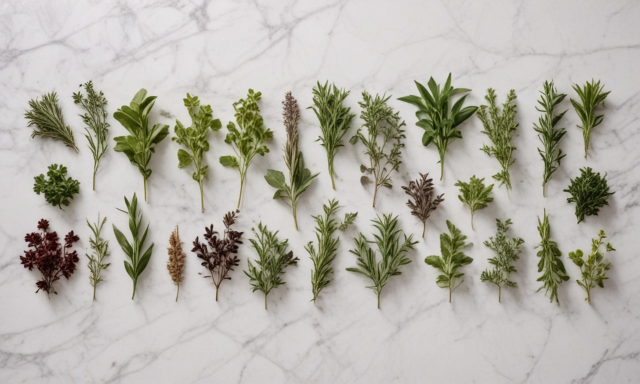
#> input picture website-new/images/homepage/0000.jpeg, 1280 x 768 px, given in place of 0000.png, which was not available (shown at 1/2 size)
$ python social-media-post-creator.py
#> lines starting #> are read from the running program, lines starting #| are printed output that depends on the picture; pictures that were not available may be replaced by others from this repository, and a replacement may not be noted
from PIL import Image, ImageFont, ImageDraw, ImageColor, ImageOps
import os
import random
import utils
import csv
import shutil


# [160 lines left out: function img_generate, not called in this run]


def img_twitter_4_squares(
    line_1,
    line_2,
    line_3,
    line_4,
    img1_filepath,
    img2_filepath,
    img3_filepath,
    img4_filepath,
    out_filename):

#> called with line_1 = 'Lavender', line_2 = 'Aloe Vera', line_3 = 'Neem', line_4 = 'Calendula', out_filename = 'herbal-hacks-skin-acne'
    img_w, img_h = 1024, 1024
    OPACITY = 0.8
    img = Image.new(mode="RGB", size=(img_w, img_h), color='#e7e5e4')

    img1 = Image.open(img1_filepath)
#> img1 is the input picture: PIL image 1280x768 RGB; mean R, G, B 180.6, 177.6, 168.4
    img2 = Image.open(img2_filepath)
    img3 = Image.open(img3_filepath)
    img4 = Image.open(img4_filepath)

    img1.thumbnail((img_w//2, img_h//2), Image.Resampling.LANCZOS)
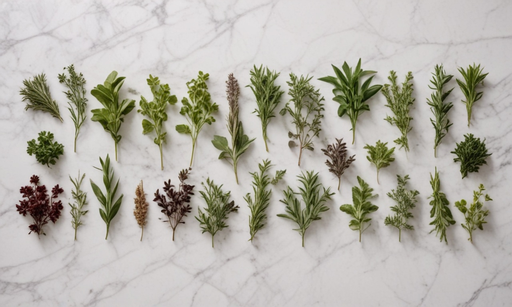
#> img1: PIL image 512x307 RGB; mean R, G, B 180.6, 177.6, 168.4
    img2.thumbnail((img_w//2, img_h//2), Image.Resampling.LANCZOS)
    img3.thumbnail((img_w//2, img_h//2), Image.Resampling.LANCZOS)
    img4.thumbnail((img_w//2, img_h//2), Image.Resampling.LANCZOS)

    img.paste(img1, (0, 0))
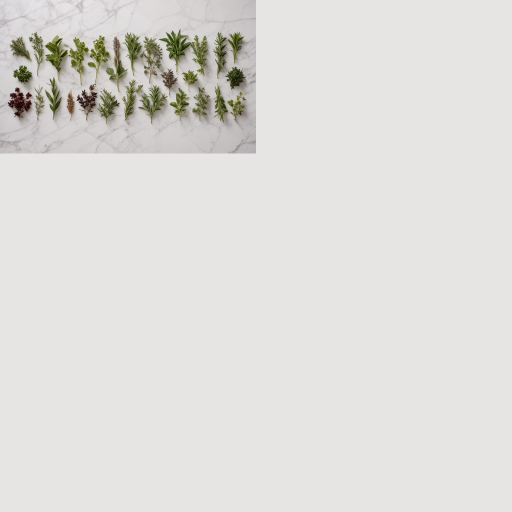
#> img: PIL image 1024x1024 RGB (shown at 1/2 size); mean R, G, B 223.4, 221.3, 219.1
    img.paste(img2, (img_w//2, 0))
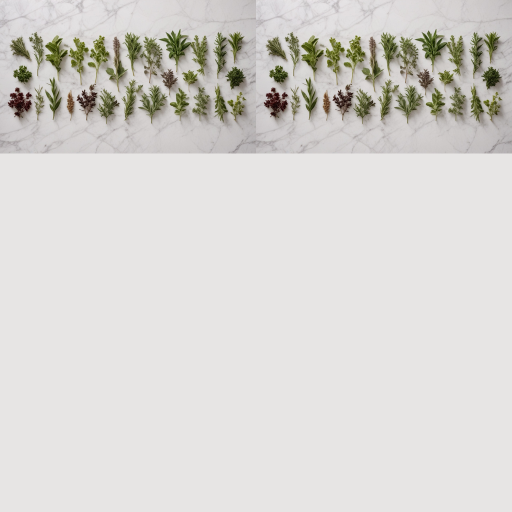
#> img: PIL image 1024x1024 RGB (shown at 1/2 size); mean R, G, B 215.9, 213.6, 210.1
    img.paste(img3, (0, img_h//2))
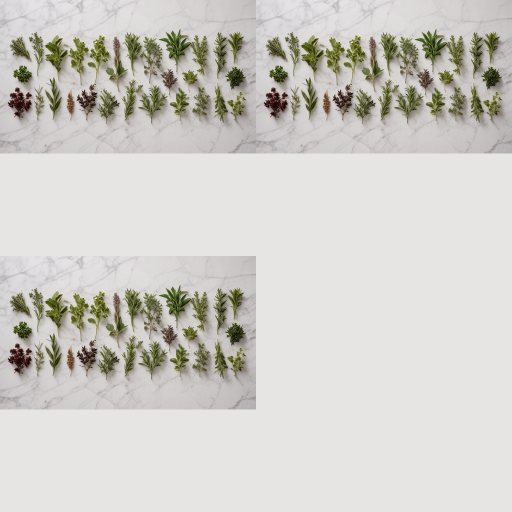
#> img: PIL image 1024x1024 RGB (shown at 1/2 size); mean R, G, B 208.3, 205.9, 201.2
    img.paste(img4, (img_w//2, img_h//2))
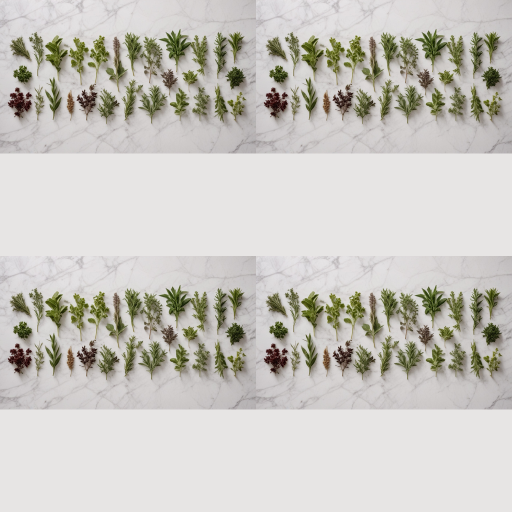
#> img: PIL image 1024x1024 RGB (shown at 1/2 size); mean R, G, B 200.8, 198.2, 192.3

    draw = ImageDraw.Draw(img)

    padding_x = 20
    padding_t = 5
    padding_b = 10
    margin_bottom = padding_b + 50

    text = line_1
    font_size = 48
    font = ImageFont.truetype("assets/fonts/playfairdisplay/arial.ttf", font_size)
    text_w, text_h = font.getbbox(text)[2], font.getbbox(text)[3]
    draw.rectangle(
        ((img_w//4 - text_w//2 - padding_x, img_h//2 - text_h - margin_bottom - padding_t),
        (img_w//4 + text_w//2 + padding_x, img_h//2 - margin_bottom + padding_b)),
        fill='#e7e5e4')
    draw.text(
        (img_w//4 - text_w//2, img_h//2 - text_h - margin_bottom),
        text, '#271C13', font=font)

    text = line_2
    font_size = 48
    font = ImageFont.truetype("assets/fonts/playfairdisplay/arial.ttf", font_size)
    text_w, text_h = font.getbbox(text)[2], font.getbbox(text)[3]
    draw.rectangle(
        ((int(img_w*0.75) - text_w//2 - padding_x, img_h//2 - text_h - margin_bottom - padding_t),
        (int(img_w*0.75) + text_w//2 + padding_x, img_h//2 - margin_bottom + padding_b)),
        fill='#e7e5e4')
    draw.text(
        (int(img_w*0.75) - text_w//2, img_h//2 - text_h - margin_bottom),
        text, '#271C13', font=font)


    text = line_3
    font_size = 48
    font = ImageFont.truetype("assets/fonts/playfairdisplay/arial.ttf", font_size)
    text_w, text_h = font.getbbox(text)[2], font.getbbox(text)[3]
    draw.rectangle(
        ((img_w//4 - text_w//2 - padding_x, img_h - text_h - margin_bottom - padding_t),
        (img_w//4 + text_w//2 + padding_x, img_h - margin_bottom + padding_b)),
        fill='#e7e5e4')
    draw.text(
        (img_w//4 - text_w//2, img_h - text_h - margin_bottom),
        text, '#271C13', font=font)


    text = line_4
    font_size = 48
    font = ImageFont.truetype("assets/fonts/playfairdisplay/arial.ttf", font_size)
    text_w, text_h = font.getbbox(text)[2], font.getbbox(text)[3]
    draw.rectangle(
        ((int(img_w*0.75) - text_w//2 - padding_x, img_h - text_h - margin_bottom - padding_t),
        (int(img_w*0.75) + text_w//2 + padding_x, img_h - margin_bottom + padding_b)),
        fill='#e7e5e4')
    draw.text(
        (int(img_w*0.75) - text_w//2, img_h - text_h - margin_bottom),
        text, '#271C13', font=font)

    line_width = 4
    draw.rectangle(
        ((img_w//2 - line_width//2, 0),
        (img_w//2 + line_width//2, img_h)),
        fill='#e7e5e4')

    draw.rectangle(
        ((0, img_h//2 - line_width//2),
        (img_w, img_h//2 + line_width//2)),
        fill='#e7e5e4')


    # img.show()
    # quit()


    img.save(
        f'social-media/tmp/{out_filename}.jpg',
        format='JPEG',
        subsampling=0,
        quality=100,
    )
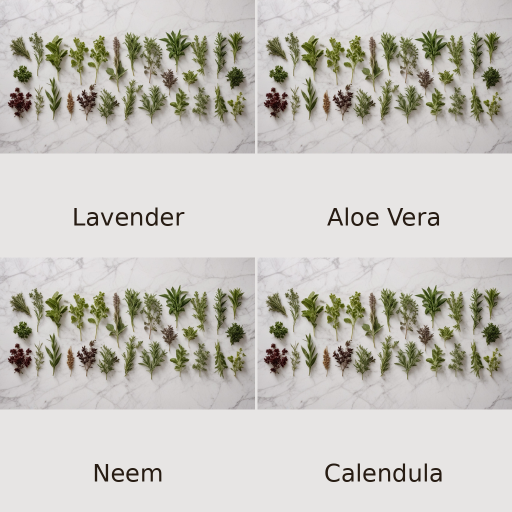
#> saved as herbal-hacks-skin-acne.jpg: PIL image 1024x1024 RGB (shown at 1/2 size); mean R, G, B 199.3, 196.6, 190.7


try: shutil.rmtree('social-media/tmp')
except: pass
try: os.mkdir('social-media/tmp')
except: pass

img1_folderpath = 'C:/Users/admin/Desktop/images/plant/lavender/0000.png'
img2_folderpath = 'C:/Users/admin/Desktop/images/plant/aloe-vera/0000.png'
img3_folderpath = 'C:/Users/admin/Desktop/images/plant/neem/0000.png'
img4_folderpath = 'C:/Users/admin/Desktop/images/plant/calendula/0000.png'
img_twitter_4_squares(
    'Lavender',
    'Aloe Vera',
    'Neem',
    'Calendula',
    img1_folderpath,
    img2_folderpath,
    img3_folderpath,
    img4_folderpath,
    'herbal-hacks-skin-acne'
)
